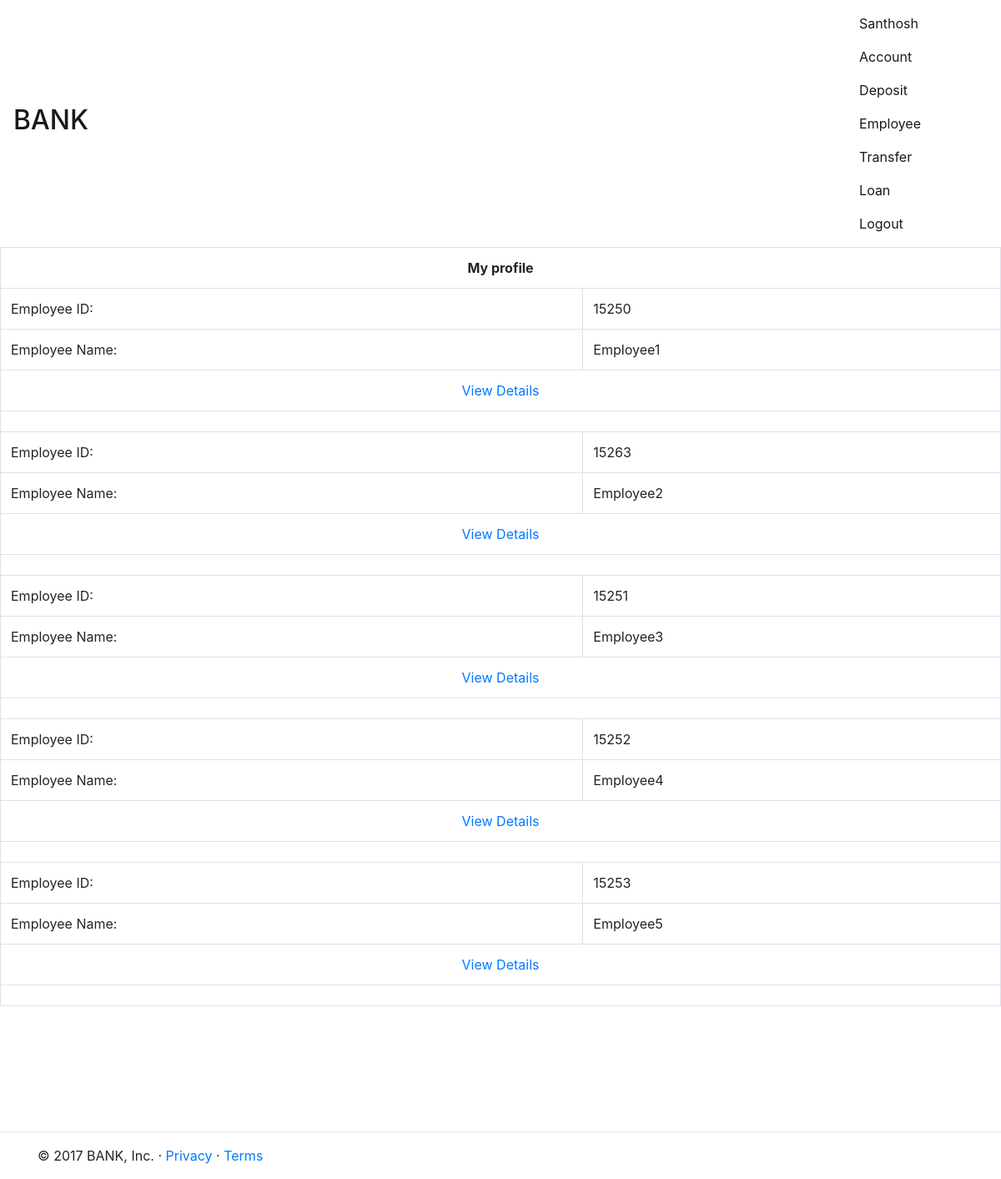
Page /employee.php (signed in) on the committed database.
### tables this page shows
CREATE TABLE `employee` (
  `employee_id` int(11) NOT NULL,
  `employee_name` varchar(40) NOT NULL,
  `telephone_number` int(11) default NULL,
  `start_date` date default NULL,
  `dependent_name` varchar(40) default NULL,
  PRIMARY KEY  (`employee_id`),
  UNIQUE KEY `telephone_number` (`telephone_number`)
);

### employee.php (the view, shortened to what this page needs)
<?php
require('usr_funcs.php');
require('config.php');
$task=@$_GET['task'];
if($task=='' || $task=='all'){
?>
    <table class='table table-bordered'>
        <tr>
            <th colspan='2' class='table-inverse'>
                <center>My profile</center>
            </th>
        </tr>
        <?php
    try{
        $sql="select employee_id,employee_name from employee";
        if($result=$mysqli->query($sql)){
            if($result->num_rows>0){
                while($row=$result->fetch_array()){
                    ?>
            <tr>
                <td>Employee ID: </td>
                <td>
                    <?php echo $row[0]; ?>
                </td>
            </tr>
            <tr>
                <td>Employee Name: </td>
                <td>
                    <?php echo $row[1]; ?>
                </td>
            </tr>
            <tr>
                <td colspan="2">
                    <center><a href='employee.php?task=det&id=<?php echo $row[0];?>'> View Details</a></center>
                </td>
            </tr>
            <tr>
                <td colspan='2'></td>
            </tr>
            <?php
                }
            }else{
                throw new Exception("Something Went Wrong");
            }
        }else{
            throw new Exception("Can't Execute the Query");
        }
    }catch(Exception $e){
        do_exp_content($e->getMessage());
    }
    ?>
    </table>
    <?php
}
                ?>

### rows in the picture
employee: employee_id "15250", employee_name "Employee1"
employee: employee_id "15263", employee_name "Employee2"
employee: employee_id "15251", employee_name "Employee3"
employee: employee_id "15252", employee_name "Employee4"
employee: employee_id "15253", employee_name "Employee5"

### other values in the picture
$user "Santhosh"
